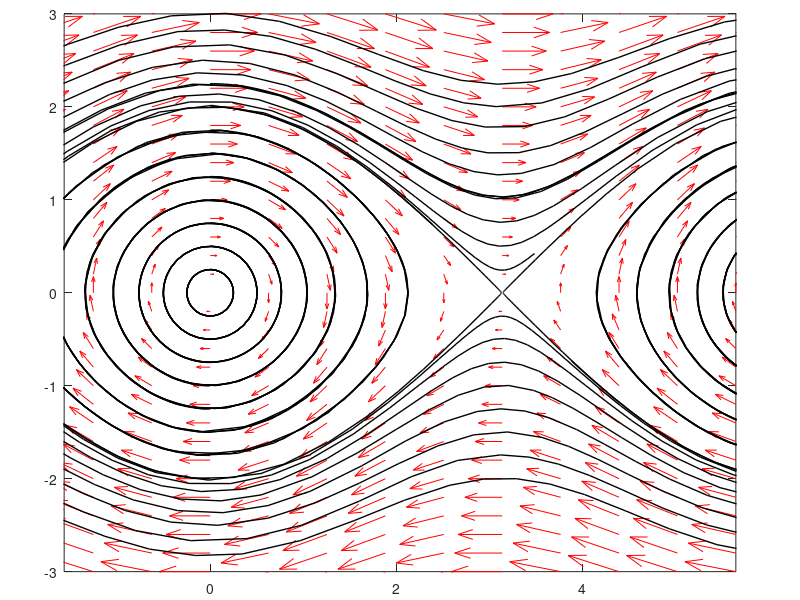

Write the MATLAB code that produced this figure.

%%%%%%%%%%%%%%%%%%%%%%%%%%%%%%%%%%%%%%%%%%%%%%%%%%%%%%%%%%%%%%%%%%%%%%
%                                                                   %
%  Equation of motion for simple pendulum with g/l = 1:              %
%    \theta''(t) + \sin(\theta) = 0,                                 %
%  which be reduced to a first-order system:                        %
%    (\theta, \omega)' = (\omega, -\sin(\theta)).                    %
%  Solve this system and plot the vector filed (\theta,\omega)       %
%                                                                    %
%%%%%%%%%%%%%%%%%%%%%%%%%%%%%%%%%%%%%%%%%%%%%%%%%%%%%%%%%%%%%%%%%%%%%%


% clear all unwanted variables and graphs

clear all; close all; clc

% plotting the phase portraits

[theta,omega] = meshgrid(-3*pi:pi/5:3*pi,-3:0.2:3);
u = omega;
v = -sin(theta);
figure
quiver(theta,omega,u,v,'r')

hold on

% plotting solutions on the vector field
f = @(t,U) [U(2); -sin(U(1))];

for thetaValues = [-3*pi -2*pi 0 2*pi 3*pi]
    for omegaValues = [0 0.25 0.5 0.75 1 1.25 1.5 1.75 2 2.25 -0.25 -0.5 -0.75 -1 -1.25 -1.5 -1.75 -2]
        [ts,ys] = ode45(f,[0,15],[thetaValues;omegaValues]);
        plot(ys(:,1),ys(:,2),'black','LineWidth',1);
    end
end


% settings for the picture
axis equal
set(gca,'xlim',[-.5.*pi,1.8.*pi]);
set(gca,'ylim',[-3,3]);

set(gca,'LooseInset',get(gca,'TightInset'))
set(gca,'looseInset',[0 0 0 0])



